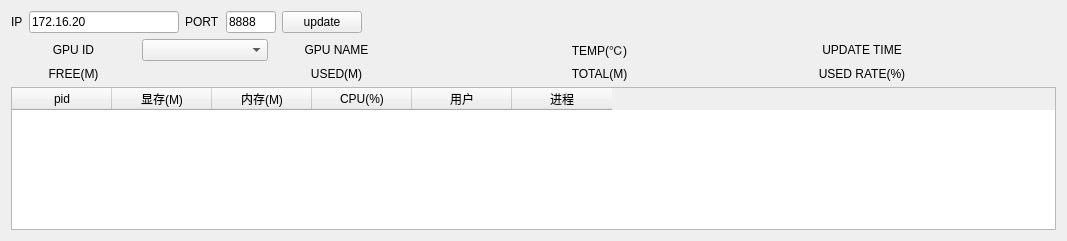
<?xml version="1.0" encoding="UTF-8"?>
<ui version="4.0">
 <class>ServerGpuWin</class>
 <widget class="QWidget" name="ServerGpuWin">
  <property name="geometry">
   <rect>
    <x>0</x>
    <y>0</y>
    <width>1067</width>
    <height>241</height>
   </rect>
  </property>
  <property name="windowTitle">
   <string>Form</string>
  </property>
  <property name="styleSheet">
   <string notr="true">QLabel[type=&quot;value&quot;]{
	font: 75 11pt &quot;微软雅黑&quot;;
	color: blue;
}</string>
  </property>
  <layout class="QVBoxLayout" name="verticalLayout">
   <item>
    <layout class="QHBoxLayout" name="horizontalLayout">
     <item>
      <widget class="QLabel" name="label_2">
       <property name="text">
        <string>IP</string>
       </property>
      </widget>
     </item>
     <item>
      <widget class="QLineEdit" name="edtIp">
       <property name="maximumSize">
        <size>
         <width>150</width>
         <height>16777215</height>
        </size>
       </property>
       <property name="text">
        <string>172.16.20</string>
       </property>
      </widget>
     </item>
     <item>
      <widget class="QLabel" name="label_3">
       <property name="text">
        <string>PORT</string>
       </property>
      </widget>
     </item>
     <item>
      <widget class="QLineEdit" name="edtPort">
       <property name="maximumSize">
        <size>
         <width>50</width>
         <height>16777215</height>
        </size>
       </property>
       <property name="text">
        <string>8888</string>
       </property>
      </widget>
     </item>
     <item>
      <widget class="QPushButton" name="btnUpdate">
       <property name="text">
        <string>update</string>
       </property>
      </widget>
     </item>
     <item>
      <spacer name="horizontalSpacer">
       <property name="orientation">
        <enum>Qt::Horizontal</enum>
       </property>
       <property name="sizeHint" stdset="0">
        <size>
         <width>40</width>
         <height>20</height>
        </size>
       </property>
      </spacer>
     </item>
    </layout>
   </item>
   <item>
    <layout class="QGridLayout" name="gridLayout">
     <item row="0" column="0">
      <widget class="QLabel" name="label">
       <property name="text">
        <string>GPU ID</string>
       </property>
       <property name="alignment">
        <set>Qt::AlignCenter</set>
       </property>
      </widget>
     </item>
     <item row="0" column="1">
      <widget class="QComboBox" name="cmbGpuId"/>
     </item>
     <item row="0" column="2">
      <widget class="QLabel" name="label_4">
       <property name="text">
        <string>GPU NAME</string>
       </property>
       <property name="alignment">
        <set>Qt::AlignCenter</set>
       </property>
      </widget>
     </item>
     <item row="0" column="3">
      <widget class="QLabel" name="lbName">
       <property name="text">
        <string/>
       </property>
       <property name="type" stdset="0">
        <string>value</string>
       </property>
      </widget>
     </item>
     <item row="0" column="4">
      <widget class="QLabel" name="label_5">
       <property name="text">
        <string>TEMP(℃)</string>
       </property>
       <property name="alignment">
        <set>Qt::AlignCenter</set>
       </property>
      </widget>
     </item>
     <item row="0" column="5">
      <widget class="QLabel" name="lbTemp">
       <property name="text">
        <string/>
       </property>
       <property name="type" stdset="0">
        <string>value</string>
       </property>
      </widget>
     </item>
     <item row="1" column="0">
      <widget class="QLabel" name="label_8">
       <property name="text">
        <string>FREE(M)</string>
       </property>
       <property name="alignment">
        <set>Qt::AlignCenter</set>
       </property>
      </widget>
     </item>
     <item row="1" column="1">
      <widget class="QLabel" name="lbFree">
       <property name="text">
        <string/>
       </property>
       <property name="type" stdset="0">
        <string>value</string>
       </property>
      </widget>
     </item>
     <item row="1" column="2">
      <widget class="QLabel" name="label_7">
       <property name="text">
        <string>USED(M)</string>
       </property>
       <property name="alignment">
        <set>Qt::AlignCenter</set>
       </property>
      </widget>
     </item>
     <item row="1" column="3">
      <widget class="QLabel" name="lbUsed">
       <property name="text">
        <string/>
       </property>
       <property name="type" stdset="0">
        <string>value</string>
       </property>
      </widget>
     </item>
     <item row="1" column="4">
      <widget class="QLabel" name="label_6">
       <property name="text">
        <string>TOTAL(M)</string>
       </property>
       <property name="alignment">
        <set>Qt::AlignCenter</set>
       </property>
      </widget>
     </item>
     <item row="1" column="5">
      <widget class="QLabel" name="lbTotal">
       <property name="text">
        <string/>
       </property>
       <property name="type" stdset="0">
        <string>value</string>
       </property>
      </widget>
     </item>
     <item row="1" column="6">
      <widget class="QLabel" name="label_9">
       <property name="text">
        <string>USED RATE(%)</string>
       </property>
       <property name="alignment">
        <set>Qt::AlignCenter</set>
       </property>
      </widget>
     </item>
     <item row="1" column="7">
      <widget class="QLabel" name="lbRate">
       <property name="text">
        <string/>
       </property>
       <property name="type" stdset="0">
        <string>value</string>
       </property>
      </widget>
     </item>
     <item row="0" column="6">
      <widget class="QLabel" name="label_10">
       <property name="text">
        <string>UPDATE TIME</string>
       </property>
       <property name="alignment">
        <set>Qt::AlignCenter</set>
       </property>
      </widget>
     </item>
     <item row="0" column="7">
      <widget class="QLabel" name="lbUpdateTime">
       <property name="text">
        <string/>
       </property>
       <property name="type" stdset="0">
        <string>value</string>
       </property>
      </widget>
     </item>
    </layout>
   </item>
   <item>
    <widget class="QTableWidget" name="table">
     <property name="editTriggers">
      <set>QAbstractItemView::NoEditTriggers</set>
     </property>
     <column>
      <property name="text">
       <string>pid</string>
      </property>
     </column>
     <column>
      <property name="text">
       <string>显存(M)</string>
      </property>
     </column>
     <column>
      <property name="text">
       <string>内存(M)</string>
      </property>
     </column>
     <column>
      <property name="text">
       <string>CPU(%)</string>
      </property>
     </column>
     <column>
      <property name="text">
       <string>用户</string>
      </property>
     </column>
     <column>
      <property name="text">
       <string>进程</string>
      </property>
     </column>
    </widget>
   </item>
  </layout>
 </widget>
 <resources/>
 <connections/>
</ui>
